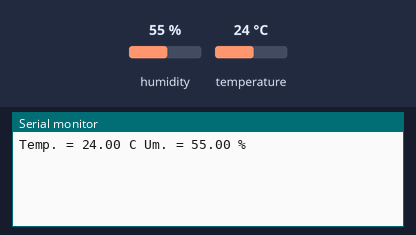
A sketch run on a simulated Arduino Uno, built with avr-gcc and run on an emulated ATmega328P. Parts: the last lines printed to the serial monitor. Wiring (inferred from the names in the program): DHT11 sensor: data pin 7. The test bench sets the inputs (shaded band); at power-on: humidity 55 %, temperature 24 °C.

Above: at 2.2 s.
2.3 s: humidity set to 22 %
At 12.4 s:
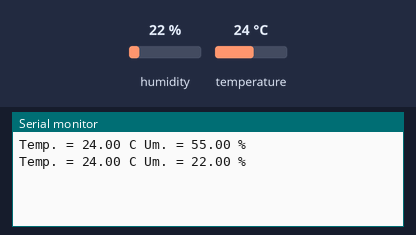
12.7 s: temperature set to 12 °C
At 22.7 s:
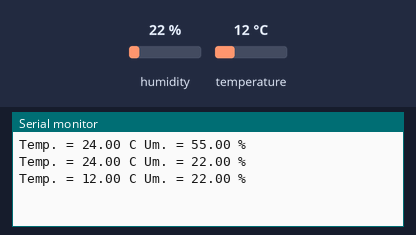
23.1 s: humidity set to 40 %
At 32.6 s:
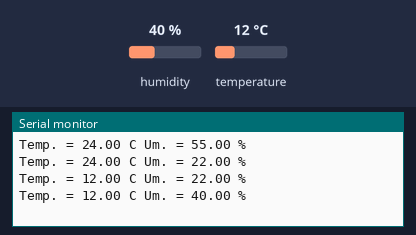
Timing chart, 0 to 34.1 s (numbered marks = the images above; inputs shaded):
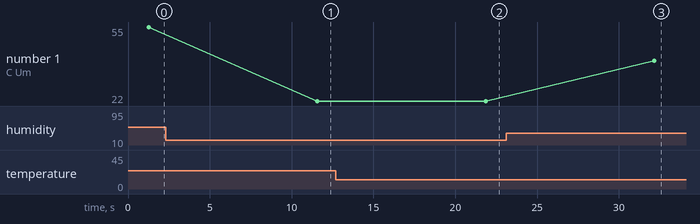

Measured:
- after the input at 2.3 s, the serial monitor: prints a new line after 9.3 s (image 1)
- after the input at 12.7 s, the serial monitor: prints a new line after 9.2 s (image 2)
- after the input at 23.1 s, the serial monitor: prints a new line after 9.0 s (image 3)
- plotted number 1: 55 → 22 after the input at 2.3 s, 22 → 40 after the input at 23.1 s

The sketch:

DHT-Bluetooth.ino
```cpp
#include <DHT.h>
#include<SoftwareSerial.h>

SoftwareSerial BT (2,3); //RX,TX

#define dht_pin 7

#define DHTTYPE DHT11

DHT dht(dht_pin, DHTTYPE);

String mac = "98d3:31:404ecb";

void setup()
{
  Serial.begin(9600);
  BT.begin(9600);
  delay(1000);
  dht.begin();
}

void loop()
{
  float h = dht.readHumidity();
  float t = dht.readTemperature();

  // Mostra os valores lidos, na serial
  Serial.print("Temp. = ");
  Serial.print(t);
  Serial.print(" C ");
  Serial.print("Um. = ");
  Serial.print(h);
  Serial.println(" % ");
  BT.println(t);
  BT.println(h);
  delay(10000);
}
```
